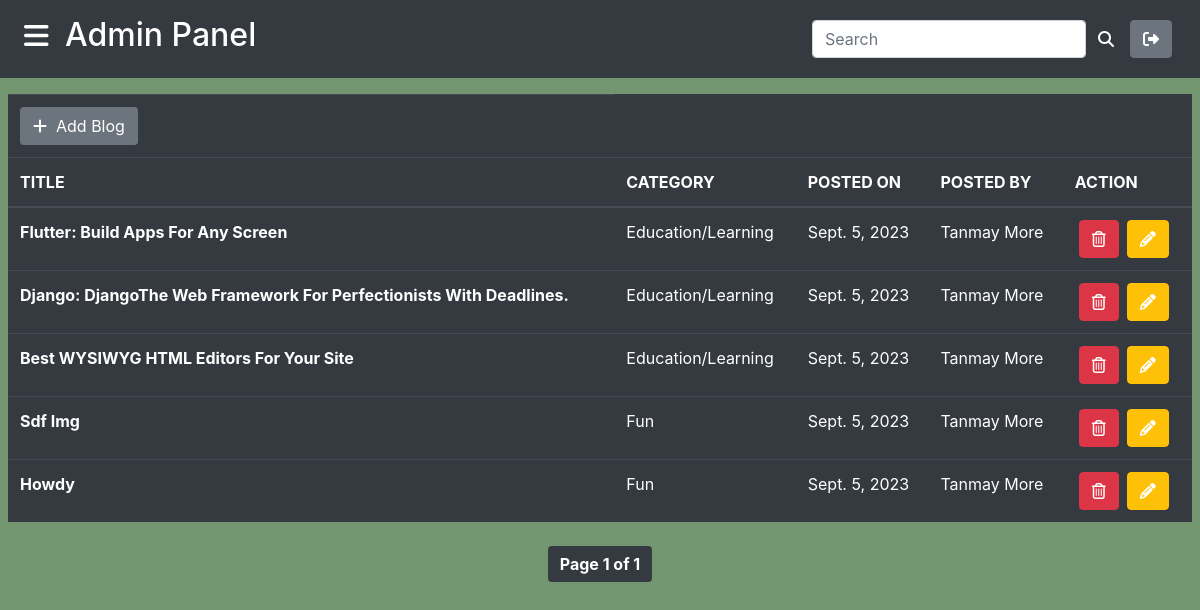
Page /dashboard/blogs/ (signed in) on the earlier database version.
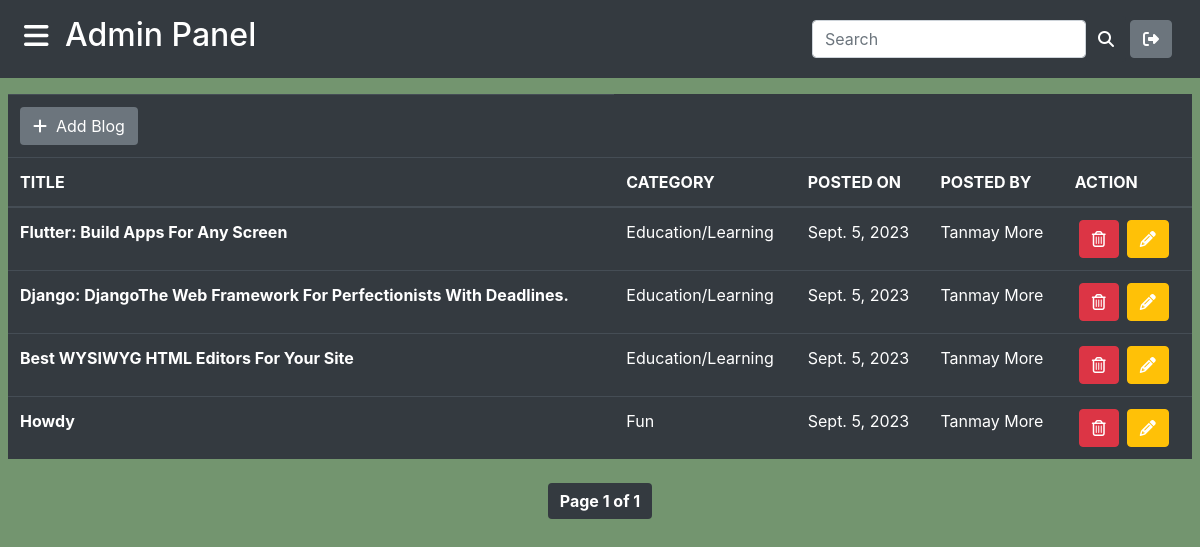
Same page on the later database version.
### blogs/models.py (models this page shows, shortened)
class Blog(models.Model):
    title = models.CharField(max_length=100)
    posted_on = models.DateField()
    category = models.ForeignKey(BlogCategory, on_delete=models.CASCADE)
    posted_by = models.CharField(max_length=200)
    content = RichTextField(max_length=3800)
    img = models.ImageField(upload_to='images/', blank=True)

class BlogCategory(models.Model):
    category = models.CharField(max_length=200)
    def __str__(self):
        return self.category

### dashboard/views.py (the view)
# urls.py: path("blogs/", views.BlogListView.as_view(), name='blogs'),
class BlogListView(generic.ListView):
    model = Blog
    template_name = 'dashboard/blogs.html'
    context_object_name = 'blogs'
    paginate_by = 5
    def get_queryset(self):
        return Blog.objects.order_by("-id")
    def dispatch(self, request, *args, **kwargs):
        if not request.user.is_authenticated:
            return HttpResponseRedirect(reverse('dashboard:login'))
        return super().dispatch(request, *args, **kwargs)

### dashboard/templates/dashboard/blogs.html (shortened to what this page needs)
{% extends 'dashboard/base.html' %}
{% block content %}
<div class="p-2 table-responsive">
  <table class="table table-dark my-2" >
    <thead class="">
      <tr>
        <td><a href="{% url 'dashboard:add_blog' %}" class="text-white btn bg-secondary" ><i class="fa fa-plus"></i>&nbsp;&nbsp;Add Blog</a></td>
      </tr>
      <tr>
        <th scope="col">TITLE</th>
        <th scope="col">CATEGORY</th>
        <th scope="col">POSTED ON</th>
        <th scope="col">POSTED BY</th>
        <th scope="col">ACTION</th>
      </tr>
    </thead>
    <tbody>
        {% for blog in blogs %}
            <tr>
              <th scope="row"><a href="{% url 'dashboard:blog_detail' blog.id %}" class="text-decoration-none text-white text-capitalize">{{ blog.title }}</a></th>
              <td>{{ blog.category }}</td>
              <td>{{ blog.posted_on }}</td>
              <td>{{ blog.posted_by }}</td>
              <td><a href="{% url 'dashboard:blog_delete' blog.id %}"><button class="btn btn-danger mx-1"><i class="fa fa-trash-o" aria-hidden="true"></i></button><a href="{% url 'dashboard:update_blog' blog.id %}"><button class="btn btn-warning mx-1 text-white"><i class="fa fa-pencil" aria-hidden="true"></i></button></a></td>
            </tr>
            {% endfor %}
          </tbody>
        </table>
</div>
<div class="mb-5">
  <div class="my-2 d-flex align-items-center justify-content-center">
    <ul class="step-links pagination">
        <li class="current page-item">
           <p class="page-link bg-dark text-white border-0"><strong>Page {{ page_obj.number }} of {{ page_obj.paginator.num_pages }}</strong></p>
        </li>
      </ul>
  </div>
</div>
{% endblock content %}

### dashboard/templates/dashboard/base.html (shortened to what this page needs)
<!doctype html>
<html lang="en">
  <head>
    <link rel="stylesheet" href="https://cdn.jsdelivr.net/npm/bootstrap@4.6.2/dist/css/bootstrap.min.css">
    <link rel="stylesheet" href="https://cdnjs.cloudflare.com/ajax/libs/font-awesome/4.6.3/css/font-awesome.min.css" />
  </head>
  <body>
    <nav class="navbar navbar-dark bg-dark">
      <div class="container-fluid p-0 p-md-2">
        <h2 class="text-white"><span class="pr-2 text-white" id="hide-btn" style="cursor: pointer;font-size: 2rem !important;"><small><i id="arr-icon" class="fa fa-times" aria-hidden="true"></i></small></span><span class="d-none d-md-inline">&nbsp;Admin Panel</span></h2>
        <form class="d-flex input-group w-auto ml-auto" action="{% url 'dashboard:search_result' %}" method="GET">
          <input
            type="search"
            name="q"
            class="form-control rounded my-1"
            placeholder="Search"
            aria-label="Search"
            aria-describedby="search-addon"
          />
          <button type="submit" class="input-group-text text-white border-0 bg-dark" id="search-addon">
            <i class="fa fa-search" aria-hidden="true"></i>
          </button>
          <p class="m-0"><a href="{% url 'dashboard:logout' %}" class="text-white text-decoration-none btn btn-secondary m-1"><i class="fa fa-sign-out" aria-hidden="true"></i></a></p>
        </form>
      </div>
    </nav>
      <main style="position: fixed;right: 0;left: 280px; background: #73956F; overflow: auto; height: 94vh;color: #ededed;padding-bottom: 80px;" id="main">
        {% block content %}
        {% endblock content %}
      </main>
</body>
</html>

### dashboard/templates/dashboard/base.html (style rules this page uses)
body { background-color: #73956F; }
#hide-btn { position: sticky; top: 47vh; }

Differences in the rows shown:
removed Blog: title "Sdf Img", category "Fun", posted_on "Sept. 5, 2023", posted_by "Tanmay More"
